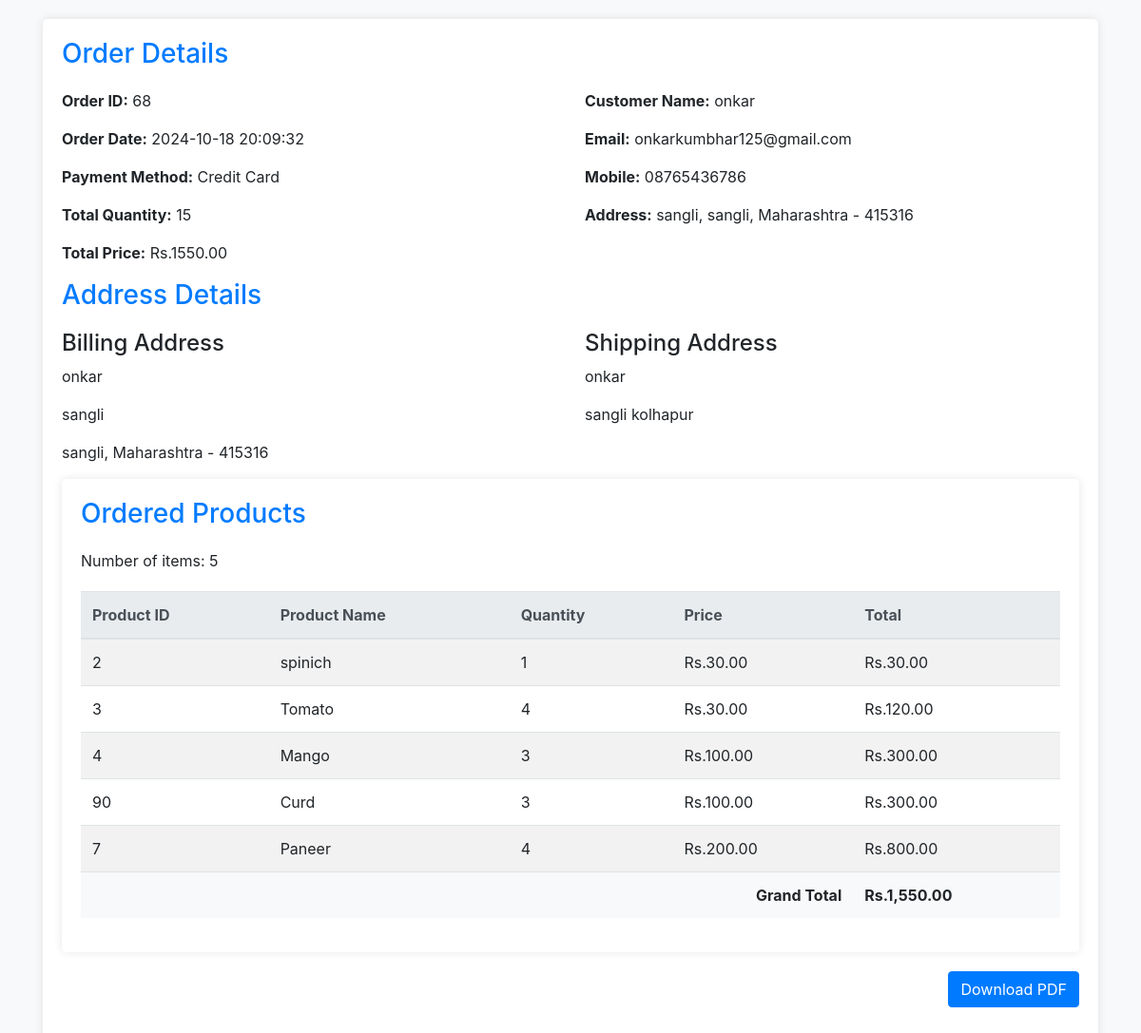
/Admin/get_order_details.php?id=68 (signed in), run on the app's committed database.
### tables this page shows
CREATE TABLE `orders` (
  `order_id` int(11) NOT NULL,
  `user_id` int(11) NOT NULL,
  `payment_method` varchar(50) NOT NULL,
  `address` text NOT NULL,
  `created_at` datetime DEFAULT current_timestamp(),
  `total_quantity` int(11) NOT NULL DEFAULT 0,
  `total_price` decimal(10,2) NOT NULL DEFAULT 0.00
);

CREATE TABLE `users` (
  `id` int(11) NOT NULL,
  `Name` varchar(255) NOT NULL,
  `user_name` varchar(100) NOT NULL,
  `Email` varchar(50) NOT NULL,
  `password` varchar(255) NOT NULL,
  `address` varchar(255) NOT NULL,
  `Mobile` varchar(20) DEFAULT NULL,
  `city` varchar(100) NOT NULL,
  `state` int(11) NOT NULL,
  `zip` varchar(10) NOT NULL,
  `created_at` timestamp NOT NULL DEFAULT current_timestamp()
);

CREATE TABLE `states` (
  `state_id` int(11) NOT NULL,
  `state_name` varchar(100) NOT NULL
);

CREATE TABLE `order_items` (
  `id` int(11) NOT NULL,
  `order_id` int(11) NOT NULL,
  `product_id` varchar(11) NOT NULL,
  `quantity` int(11) NOT NULL,
  `price` decimal(10,2) NOT NULL,
  `total_price` decimal(10,2) NOT NULL
);

CREATE TABLE `products` (
  `id` int(11) NOT NULL,
  `pr_id` varchar(50) NOT NULL,
  `pr_name` varchar(255) NOT NULL,
  `pr_quantity` int(11) NOT NULL,
  `pr_category` varchar(30) NOT NULL,
  `pr_price` int(11) NOT NULL,
  `seller_id` int(11) NOT NULL,
  `pr_img` varchar(255) NOT NULL,
  `pr_desc` varchar(10000) NOT NULL
);

### Admin/get_order_details.php (the view, shortened to what this page needs)
<?php
include('../include/db_con.php');
?>
<!DOCTYPE html>
<html lang="en">
<head>
    <link href="https://stackpath.bootstrapcdn.com/bootstrap/4.5.2/css/bootstrap.min.css" rel="stylesheet">
</head>
<body>
    <div class="container">
        <?php
        if (isset($_GET['id'])) {
            $order_id = mysqli_real_escape_string($con, $_GET['id']);
            $query = "SELECT o.*, u.Name, u.user_name, u.Email, u.Mobile, u.address as user_address, u.city, s.state_name, u.zip
                      FROM orders o
                      JOIN users u ON o.user_id = u.id
                      JOIN states s ON u.state = s.state_id
                      WHERE o.order_id = '$order_id'
                      ORDER BY o.created_at DESC";
            $result = mysqli_query($con, $query);
            if (mysqli_num_rows($result) > 0) {
                $order = mysqli_fetch_assoc($result);
                echo "<div class='order-details'>";
                echo "<h3>Order Details</h3>";
                echo "<div class='row'>";
                echo "<div class='col-md-6'>";
                echo "<p><strong>Order ID:</strong> {$order['order_id']}</p>";
                echo "<p><strong>Order Date:</strong> " . date('Y-m-d H:i:s', strtotime($order['created_at'])) . "</p>";
                echo "<p><strong>Payment Method:</strong> {$order['payment_method']}</p>";
                echo "<p><strong>Total Quantity:</strong> {$order['total_quantity']}</p>";
                echo "<p><strong>Total Price:</strong> Rs.{$order['total_price']}</p>";
                echo "</div>";
                echo "<div class='col-md-6'>";
                echo "<p><strong>Customer Name:</strong> {$order['Name']}</p>";
                echo "<p><strong>Email:</strong> {$order['Email']}</p>";
                echo "<p><strong>Mobile:</strong> {$order['Mobile']}</p>";
                echo "<p><strong>Address:</strong> {$order['user_address']}, {$order['city']}, {$order['state_name']} - {$order['zip']}</p>";
                echo "</div>";
                echo "</div>";
                echo "<div class='address-details'>";
                echo "<h3>Address Details</h3>";
                echo "<div class='row'>";
                echo "<div class='col-md-6'>";
                echo "<h4>Billing Address</h4>";
                echo "<p>{$order['Name']}</p>";
                echo "<p>{$order['user_address']}</p>";
                echo "<p>{$order['city']}, {$order['state_name']} - {$order['zip']}</p>";
                echo "</div>";
                echo "<div class='col-md-6'>";
                echo "<h4>Shipping Address</h4>";
                echo "<p>{$order['Name']}</p>";
                echo "<p>{$order['address']}</p>";
                echo "</div>";
                echo "</div>";
                $items_query = "SELECT oi.quantity, oi.price, p.pr_name, p.pr_id
                                FROM order_items oi
                                JOIN products p ON oi.product_id = p.pr_id
                                WHERE oi.order_id = '$order_id'";
                $items_result = mysqli_query($con, $items_query);
                $num_items = mysqli_num_rows($items_result);
                echo "<div class='order-items'>";
                echo "<h3>Ordered Products</h3>";
                echo "<p>Number of items: $num_items</p>";
                if ($num_items > 0) {
                    echo "<table class='table table-striped'>";
                    echo "<thead class='thead-light'><tr><th>Product ID</th><th>Product Name</th><th>Quantity</th><th>Price</th><th>Total</th></tr></thead>";
                    echo "<tbody>";
                    $grand_total = 0;
                    while ($item = mysqli_fetch_assoc($items_result)) {
                        $total = $item['quantity'] * $item['price'];
                        $grand_total += $total;
                        echo "<tr>";
                        echo "<td>" . htmlspecialchars($item['pr_id']) . "</td>";
                        echo "<td>" . htmlspecialchars($item['pr_name']) . "</td>";
                        echo "<td>" . $item['quantity'] . "</td>";
                        echo "<td>Rs." . number_format($item['price'], 2) . "</td>";
                        echo "<td>Rs." . number_format($total, 2) . "</td>";
                        echo "</tr>";
                    }
                    echo "</tbody>";
                    echo "<tfoot><tr><th colspan='4' class='text-right'>Grand Total</th><th>Rs." . number_format($grand_total, 2) . "</th></tr></tfoot>";
                    echo "</table>";
                } else {
                    echo "<p class='alert alert-warning'>No items found for this order.</p>";
                }
                echo "</div>";
            } else {
                echo "<div class='alert alert-warning'>Order not found</div>";
            }
        } else {
            echo "<div class='alert alert-danger'>Invalid request</div>";
        }
        ?>
        <div class="text-right mb-3">
            <a class="btn btn-primary" href="generate_pdf.php?id=<?php echo $order_id; ?>">Download PDF</a>
        </div>
    </div>
</body>
</html>

### Admin/get_order_details.php (style rules this page uses)
body { background-color: #f8f9fa; padding: 20px; }
.order-details, .order-items { background-color: #ffffff; border-radius: 5px; box-shadow: 0 0 10px rgba(0,0,0,0.1); padding: 20px; margin-bottom: 20px; }
h3 { color: #007bff; margin-bottom: 20px; }
.table { margin-top: 20px; }
.table th { background-color: #f8f9fa; }

### data on the page
orders: order_id "68", created_at "2024-10-18 20:09:32", payment_method "Credit Card", total_quantity "15", total_price "1550.00", user.Name "onkar", user.Email "onkarkumbhar125@gmail.com", user.Mobile "08765436786", user.address "sangli", user.city "sangli", states.state_name "Maharashtra", user.zip "415316", address "sangli kolhapur"
order_items: products.pr_id "2", products.pr_name "spinich", quantity "1", price "30.00"
order_items: products.pr_id "3", products.pr_name "Tomato", quantity "4", price "30.00", total "120.00"
order_items: products.pr_id "4", products.pr_name "Mango", quantity "3", price "100.00", total "300.00"
order_items: products.pr_id "90", products.pr_name "Curd", quantity "3", price "100.00", total "300.00"
order_items: products.pr_id "7", products.pr_name "Paneer", quantity "4", price "200.00", total "800.00"

### other printed values
$num_items "5"
$grand_total "1,550.00"
